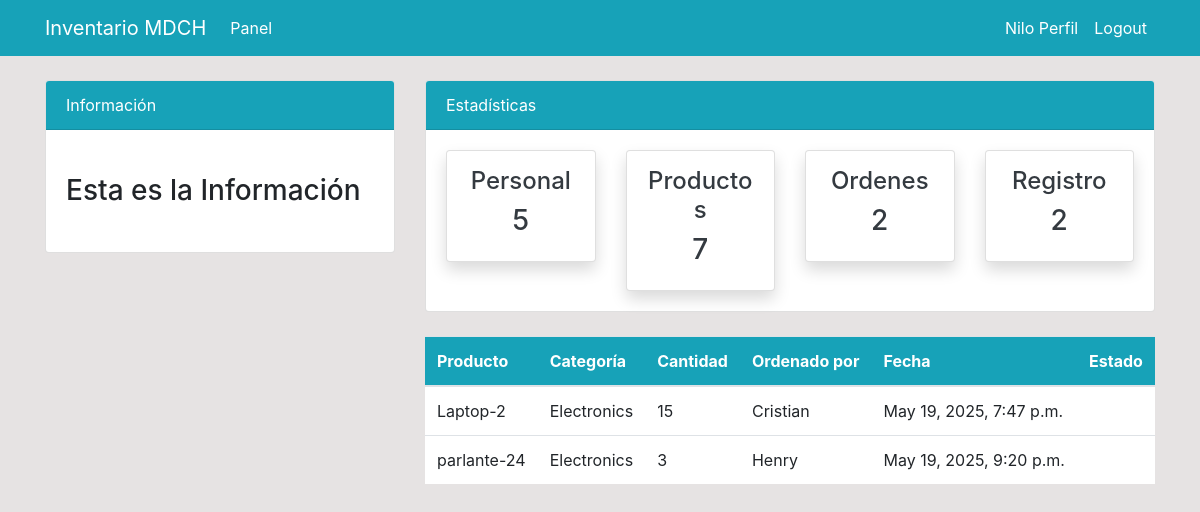
Screenshot of /order/ (signed in) with the database file from the repository.
### dashboard/models.py (models this page shows, shortened)
class Order(models.Model):
    product=models.ForeignKey(Product, on_delete=models.CASCADE, null=True)
    staff=models.ForeignKey(User, models.CASCADE, null=True, blank=True)
    order_quantity=models.PositiveIntegerField(null=True)
    date=models.DateTimeField(auto_now_add=True)
    STATUS_CHOICES = [
        ('pendiente', 'Pendiente'),
        ('aceptada', 'Aceptada'),
        ('denegada', 'Denegada'),
    ]
    status = models.CharField(
        max_length=10,
        choices=STATUS_CHOICES,
        default='pendiente'
    )
    class   Meta:
        verbose_name_plural= 'Order'

class Product(models.Model):
    name= models.CharField(max_length=100, null=True)
    category=models.CharField(max_length=30, choices=CATEGORY, null=True)
    quantity=models.PositiveIntegerField (null=True)
    class   Meta:
        verbose_name_plural= 'Product'
    def __str__(self):
        return f'{self.name}-{self.quantity}'

### dashboard/views.py (the view)
# urls.py: path('order/', views.order, name='dashboard-order'),
@login_required
def order(request):
    order = Order.objects.filter(status='pendiente')
    orders_count=order.count()
    workers_count =User.objects.all().count()
    product_count=Product.objects.all().count()
    context = {
        'order': order,
        'workers_count': workers_count,
        'orders_count': orders_count,
        'product_count': product_count,
    }
    return render(request, 'dashboard/order.html', context)

### templates/dashboard/order.html (shortened to what this page needs)
{% extends 'partials/base.html'%}
{% block content %}
{% include 'partials/topnav.html'%}
<div class="container">
    <div class="row my-4">
        <div class="col-md-4">
        </div>
        <div class="col-md-8">
            <table class="table bg-white">
                <thead class="bg-info">
                    <tr class="text-white">
                        <th scope="col">Producto</th>
                        <th scope="col">Categoría</th>
                        <th scope="col">Cantidad</th>
                        <th scope="col">Ordenado por</th>
                        <th scope="col">Fecha</th>
                        <th scope="col">Estado</th>
                    </tr>
                </thead>
                <tbody>
                    {% for order in order %}
                    <tr>
                        <td>{{ order.product }}</td>
                        <td>{{ order.product.category }}</td>
                        <td>{{ order.order_quantity }}</td>
                        <td>{{ order.staff.username }}</td>
                        <td>{{ order.date }}</td>
                        <td>
                        </td>
                    </tr>
                    {% endfor %}
                </tbody>
            </table>
        </div>
    </div>
</div>
{% endblock %}

### templates/partials/nav.html (shortened to what this page needs)
<nav class="navbar navbar-expand-lg navbar-info bg-info">
    <div class="container">
        {% if user.is_authenticated %}
        <a class="navbar-brand text-white" href="{% url 'dashboard-index' %}">Inventario MDCH</a>
        <div class="collapse navbar-collapse" id="navbarSupportedContent">
            <ul class="navbar-nav mr-auto">
                <li class="nav-item active">
                    <a class="nav-link text-white" href="{% url 'dashboard-index' %}">Panel </a>
                </li>
            </ul>
            <ul class="navbar-nav ml-auto">
                <li class="nav-item active">
                    <a class="nav-link text-white" href="{% url 'user-profile' %}">{{ selected_staff_username|default:user.username }} Perfil
                        <span class="sr-only">(current)</span></a>
                </li>
                <li class="nav-item">
                    <form action="{% url 'user-logout' %}" method="POST" style="display:inline;">
                        <button type="submit" class="btn btn-link nav-link text-white" style="border: none; background: none;">Logout</button>
                    </form>
                </li>
            </ul>
        </div>
        {% endif %}
    </div>
</nav>

### static/style.css (style rules this page uses)
body { background: rgb(230, 227, 227); }
.navbar-nav li { list-style: none; margin: 0; }

### rows the page displays
Order: product "Laptop-2", product.category "Electronics", order_quantity "15", staff.username "Cristian", date "May 19, 2025, 7:47 p.m."
Order: product "parlante-24", product.category "Electronics", order_quantity "3", staff.username "Henry", date "May 19, 2025, 9:20 p.m."

### other values shown
{{ selected_staff_username|default:user.username }} "Nilo"
{{ workers_count }} "5"
{{ product_count }} "7"
{{ orders_count }} "2"
